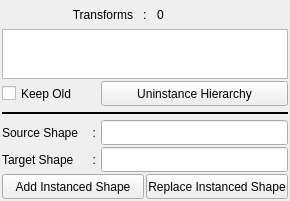
<?xml version="1.0" encoding="UTF-8"?>
<ui version="4.0">
	<class>WindowMain</class>
	<widget class="QMainWindow" name="WindowMain">
		<property name="geometry">
			<rect>
				<x>0</x>
				<y>0</y>
				<width>290</width>
				<height>201</height>
			</rect>
		</property>
		<property name="windowTitle">
			<string>Uninstance</string>
		</property>
		<property name="windowIcon">
			<iconset>
				<normaloff>../icons/ToolSeq.svg</normaloff>../icons/ToolSeq.svg
			</iconset>
		</property>
		<widget class="QWidget" name="Widget_00">
			<layout class="QVBoxLayout" name="verticalLayout">
				<property name="spacing">
					<number>2</number>
				</property>
				<property name="leftMargin">
					<number>2</number>
				</property>
				<property name="topMargin">
					<number>2</number>
				</property>
				<property name="rightMargin">
					<number>2</number>
				</property>
				<property name="bottomMargin">
					<number>2</number>
				</property>
				<item>
					<widget class="QWidget" name="Widget_01" native="true">
						<layout class="QHBoxLayout" name="horizontalLayout_5">
							<property name="spacing">
								<number>10</number>
							</property>
							<property name="leftMargin">
								<number>0</number>
							</property>
							<property name="topMargin">
								<number>0</number>
							</property>
							<property name="rightMargin">
								<number>0</number>
							</property>
							<property name="bottomMargin">
								<number>0</number>
							</property>
							<item>
								<widget class="QLabel" name="label_6">
									<property name="sizePolicy">
										<sizepolicy hsizetype="Ignored" vsizetype="Ignored">
											<horstretch>0</horstretch>
											<verstretch>0</verstretch>
										</sizepolicy>
									</property>
									<property name="minimumSize">
										<size>
											<width>0</width>
											<height>25</height>
										</size>
									</property>
									<property name="text">
										<string>Transforms</string>
									</property>
									<property name="alignment">
										<set>Qt::AlignRight|Qt::AlignTrailing|Qt::AlignVCenter</set>
									</property>
								</widget>
							</item>
							<item>
								<widget class="QLabel" name="label_5">
									<property name="sizePolicy">
										<sizepolicy hsizetype="Fixed" vsizetype="Ignored">
											<horstretch>0</horstretch>
											<verstretch>0</verstretch>
										</sizepolicy>
									</property>
									<property name="minimumSize">
										<size>
											<width>0</width>
											<height>25</height>
										</size>
									</property>
									<property name="text">
										<string>:</string>
									</property>
								</widget>
							</item>
							<item>
								<widget class="QLabel" name="Label_TransformsCount">
									<property name="sizePolicy">
										<sizepolicy hsizetype="Ignored" vsizetype="Ignored">
											<horstretch>0</horstretch>
											<verstretch>0</verstretch>
										</sizepolicy>
									</property>
									<property name="minimumSize">
										<size>
											<width>0</width>
											<height>25</height>
										</size>
									</property>
									<property name="text">
										<string>0</string>
									</property>
								</widget>
							</item>
						</layout>
					</widget>
				</item>
				<item>
					<widget class="QWidget" name="Widget_02" native="true">
						<layout class="QHBoxLayout" name="horizontalLayout_6">
							<property name="spacing">
								<number>2</number>
							</property>
							<property name="leftMargin">
								<number>0</number>
							</property>
							<property name="topMargin">
								<number>0</number>
							</property>
							<property name="rightMargin">
								<number>0</number>
							</property>
							<property name="bottomMargin">
								<number>0</number>
							</property>
							<item>
								<widget class="QPlainTextEdit" name="Text_Transforms">
									<property name="sizePolicy">
										<sizepolicy hsizetype="Ignored" vsizetype="Expanding">
											<horstretch>0</horstretch>
											<verstretch>0</verstretch>
										</sizepolicy>
									</property>
									<property name="minimumSize">
										<size>
											<width>0</width>
											<height>25</height>
										</size>
									</property>
									<property name="lineWrapMode">
										<enum>QPlainTextEdit::NoWrap</enum>
									</property>
								</widget>
							</item>
						</layout>
					</widget>
				</item>
				<item>
					<widget class="QWidget" name="Widget_03" native="true">
						<layout class="QHBoxLayout" name="horizontalLayout_4" stretch="1,2">
							<property name="spacing">
								<number>5</number>
							</property>
							<property name="leftMargin">
								<number>0</number>
							</property>
							<property name="topMargin">
								<number>0</number>
							</property>
							<property name="rightMargin">
								<number>0</number>
							</property>
							<property name="bottomMargin">
								<number>0</number>
							</property>
							<item>
								<widget class="QCheckBox" name="Check_KeepOld">
									<property name="sizePolicy">
										<sizepolicy hsizetype="Ignored" vsizetype="Ignored">
											<horstretch>0</horstretch>
											<verstretch>0</verstretch>
										</sizepolicy>
									</property>
									<property name="minimumSize">
										<size>
											<width>0</width>
											<height>25</height>
										</size>
									</property>
									<property name="text">
										<string>Keep Old</string>
									</property>
								</widget>
							</item>
							<item>
								<widget class="QPushButton" name="Button_UninstanceHierarchy">
									<property name="sizePolicy">
										<sizepolicy hsizetype="Ignored" vsizetype="Ignored">
											<horstretch>0</horstretch>
											<verstretch>0</verstretch>
										</sizepolicy>
									</property>
									<property name="minimumSize">
										<size>
											<width>0</width>
											<height>25</height>
										</size>
									</property>
									<property name="text">
										<string>Uninstance Hierarchy</string>
									</property>
								</widget>
							</item>
						</layout>
					</widget>
				</item>
				<item>
					<widget class="Line" name="Widget_04">
						<property name="sizePolicy">
							<sizepolicy hsizetype="Ignored" vsizetype="Fixed">
								<horstretch>0</horstretch>
								<verstretch>0</verstretch>
							</sizepolicy>
						</property>
						<property name="minimumSize">
							<size>
								<width>0</width>
								<height>10</height>
							</size>
						</property>
						<property name="frameShadow">
							<enum>QFrame::Plain</enum>
						</property>
						<property name="lineWidth">
							<number>2</number>
						</property>
						<property name="orientation">
							<enum>Qt::Horizontal</enum>
						</property>
					</widget>
				</item>
				<item>
					<widget class="QWidget" name="Widget_05" native="true">
						<layout class="QHBoxLayout" name="horizontalLayout_8" stretch="1,2">
							<property name="spacing">
								<number>5</number>
							</property>
							<property name="leftMargin">
								<number>0</number>
							</property>
							<property name="topMargin">
								<number>0</number>
							</property>
							<property name="rightMargin">
								<number>0</number>
							</property>
							<property name="bottomMargin">
								<number>0</number>
							</property>
							<item>
								<widget class="QWidget" name="Widget_SourceShape" native="true">
									<property name="sizePolicy">
										<sizepolicy hsizetype="Ignored" vsizetype="Preferred">
											<horstretch>0</horstretch>
											<verstretch>0</verstretch>
										</sizepolicy>
									</property>
									<layout class="QHBoxLayout" name="horizontalLayout_2">
										<property name="spacing">
											<number>5</number>
										</property>
										<property name="leftMargin">
											<number>0</number>
										</property>
										<property name="topMargin">
											<number>0</number>
										</property>
										<property name="rightMargin">
											<number>0</number>
										</property>
										<property name="bottomMargin">
											<number>0</number>
										</property>
										<item>
											<widget class="QLabel" name="Label_SourceShape">
												<property name="sizePolicy">
													<sizepolicy hsizetype="Ignored" vsizetype="Ignored">
														<horstretch>0</horstretch>
														<verstretch>0</verstretch>
													</sizepolicy>
												</property>
												<property name="minimumSize">
													<size>
														<width>0</width>
														<height>25</height>
													</size>
												</property>
												<property name="text">
													<string>Source Shape</string>
												</property>
											</widget>
										</item>
										<item>
											<widget class="QLabel" name="label_7">
												<property name="sizePolicy">
													<sizepolicy hsizetype="Fixed" vsizetype="Ignored">
														<horstretch>0</horstretch>
														<verstretch>0</verstretch>
													</sizepolicy>
												</property>
												<property name="minimumSize">
													<size>
														<width>0</width>
														<height>25</height>
													</size>
												</property>
												<property name="text">
													<string>:</string>
												</property>
												<property name="alignment">
													<set>Qt::AlignRight|Qt::AlignTrailing|Qt::AlignVCenter</set>
												</property>
											</widget>
										</item>
									</layout>
								</widget>
							</item>
							<item>
								<widget class="QLineEdit" name="Line_SourceShape">
									<property name="sizePolicy">
										<sizepolicy hsizetype="Ignored" vsizetype="Ignored">
											<horstretch>0</horstretch>
											<verstretch>0</verstretch>
										</sizepolicy>
									</property>
									<property name="minimumSize">
										<size>
											<width>0</width>
											<height>25</height>
										</size>
									</property>
									<property name="alignment">
										<set>Qt::AlignCenter</set>
									</property>
								</widget>
							</item>
						</layout>
					</widget>
				</item>
				<item>
					<widget class="QWidget" name="Widget_06" native="true">
						<layout class="QHBoxLayout" name="horizontalLayout_9" stretch="1,2">
							<property name="spacing">
								<number>5</number>
							</property>
							<property name="leftMargin">
								<number>0</number>
							</property>
							<property name="topMargin">
								<number>0</number>
							</property>
							<property name="rightMargin">
								<number>0</number>
							</property>
							<property name="bottomMargin">
								<number>0</number>
							</property>
							<item>
								<widget class="QWidget" name="Widget_TargetShape" native="true">
									<property name="sizePolicy">
										<sizepolicy hsizetype="Ignored" vsizetype="Preferred">
											<horstretch>0</horstretch>
											<verstretch>0</verstretch>
										</sizepolicy>
									</property>
									<layout class="QHBoxLayout" name="horizontalLayout_3">
										<property name="spacing">
											<number>5</number>
										</property>
										<property name="leftMargin">
											<number>0</number>
										</property>
										<property name="topMargin">
											<number>0</number>
										</property>
										<property name="rightMargin">
											<number>0</number>
										</property>
										<property name="bottomMargin">
											<number>0</number>
										</property>
										<item>
											<widget class="QLabel" name="Label_TargetShape">
												<property name="sizePolicy">
													<sizepolicy hsizetype="Ignored" vsizetype="Ignored">
														<horstretch>0</horstretch>
														<verstretch>0</verstretch>
													</sizepolicy>
												</property>
												<property name="minimumSize">
													<size>
														<width>0</width>
														<height>25</height>
													</size>
												</property>
												<property name="text">
													<string>Target Shape</string>
												</property>
											</widget>
										</item>
										<item>
											<widget class="QLabel" name="label_8">
												<property name="sizePolicy">
													<sizepolicy hsizetype="Fixed" vsizetype="Ignored">
														<horstretch>0</horstretch>
														<verstretch>0</verstretch>
													</sizepolicy>
												</property>
												<property name="minimumSize">
													<size>
														<width>0</width>
														<height>25</height>
													</size>
												</property>
												<property name="text">
													<string>:</string>
												</property>
												<property name="alignment">
													<set>Qt::AlignRight|Qt::AlignTrailing|Qt::AlignVCenter</set>
												</property>
											</widget>
										</item>
									</layout>
								</widget>
							</item>
							<item>
								<widget class="QLineEdit" name="Line_TargetShape">
									<property name="sizePolicy">
										<sizepolicy hsizetype="Ignored" vsizetype="Ignored">
											<horstretch>0</horstretch>
											<verstretch>0</verstretch>
										</sizepolicy>
									</property>
									<property name="minimumSize">
										<size>
											<width>0</width>
											<height>25</height>
										</size>
									</property>
									<property name="alignment">
										<set>Qt::AlignCenter</set>
									</property>
								</widget>
							</item>
						</layout>
					</widget>
				</item>
				<item>
					<widget class="QWidget" name="Widget_07" native="true">
						<layout class="QHBoxLayout" name="horizontalLayout">
							<property name="spacing">
								<number>2</number>
							</property>
							<property name="leftMargin">
								<number>0</number>
							</property>
							<property name="topMargin">
								<number>0</number>
							</property>
							<property name="rightMargin">
								<number>0</number>
							</property>
							<property name="bottomMargin">
								<number>0</number>
							</property>
							<item>
								<widget class="QPushButton" name="Button_AddInstancedShape">
									<property name="sizePolicy">
										<sizepolicy hsizetype="Ignored" vsizetype="Ignored">
											<horstretch>0</horstretch>
											<verstretch>0</verstretch>
										</sizepolicy>
									</property>
									<property name="minimumSize">
										<size>
											<width>0</width>
											<height>25</height>
										</size>
									</property>
									<property name="text">
										<string>Add Instanced Shape</string>
									</property>
								</widget>
							</item>
							<item>
								<widget class="QPushButton" name="Button_ReplaceInstancedShape">
									<property name="sizePolicy">
										<sizepolicy hsizetype="Ignored" vsizetype="Ignored">
											<horstretch>0</horstretch>
											<verstretch>0</verstretch>
										</sizepolicy>
									</property>
									<property name="minimumSize">
										<size>
											<width>0</width>
											<height>25</height>
										</size>
									</property>
									<property name="text">
										<string>Replace Instanced Shape</string>
									</property>
								</widget>
							</item>
						</layout>
					</widget>
				</item>
			</layout>
		</widget>
	</widget>
	<resources/>
	<connections/>
</ui>
